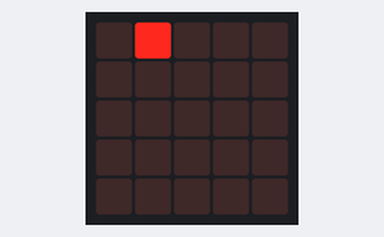
Recording of a program running on a simulated BBC micro:bit running MicroPython. On the bench: the board's 5×5 LED display. At 1.5 s the program stops and its outputs stay as they are.

Above: at 0.1 s.
At 0.6 s:
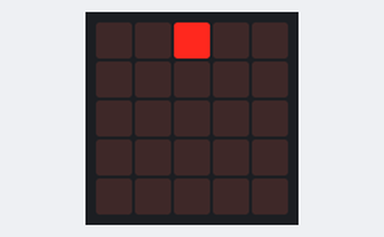
At 1.1 s:
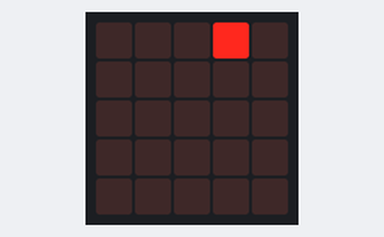

Measured:
- what the display in image 1 shows lasts 0.5 s, from 0.5 s to 1.0 s

The program:

flea-race-2.py
```python
from microbit import *

flea = [0, 0]  # x, y

# start in left column.
display.set_pixel(flea[0], flea[1], 9)

for x in range(1, 4):
    # turn off current pixel
    display.set_pixel(flea[0], flea[1], 0)
    # move
    flea[0] += 1
    display.set_pixel(flea[0], flea[1], 9)
    # wait so we don't move too fast
    sleep(500)
```
